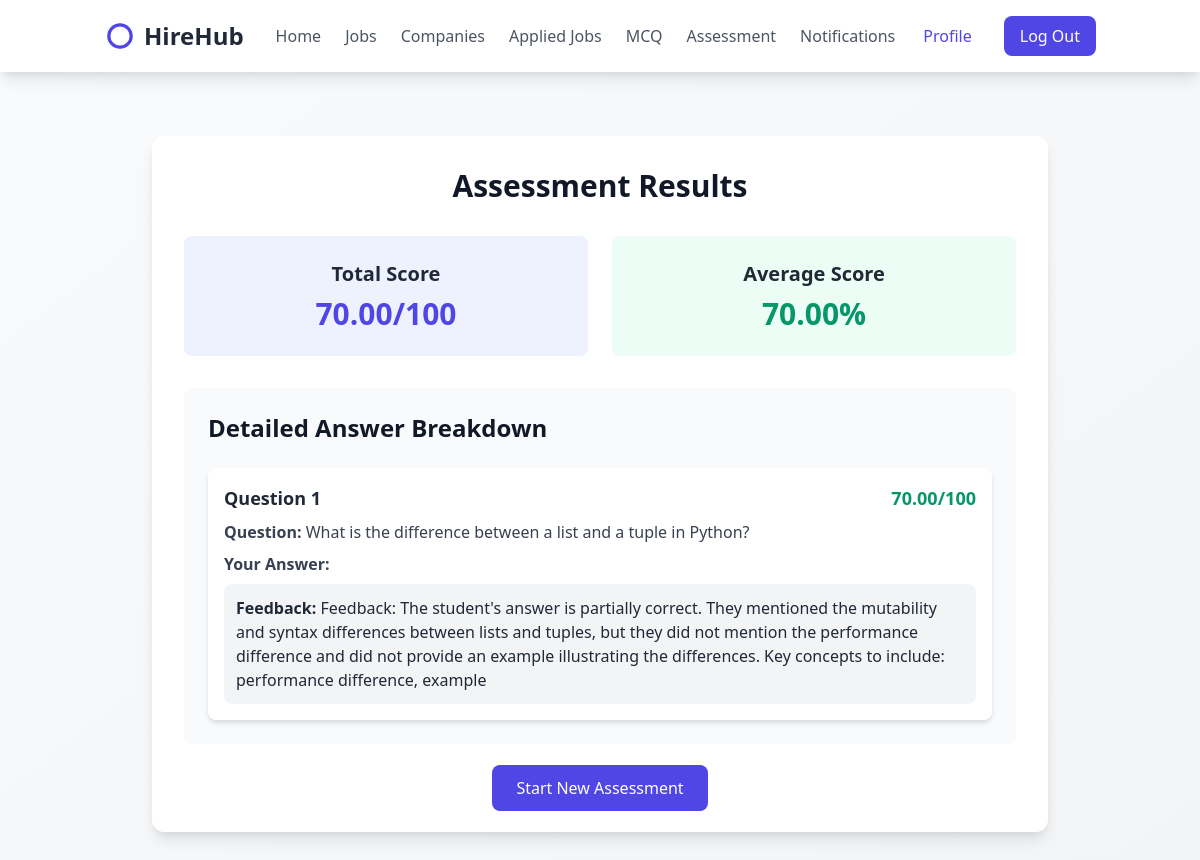
Page /session/15/results/ (signed in) on the committed database.
### college_admin/models.py (models this page shows, shortened)
class StudentAnswer(models.Model):
    session = models.ForeignKey('AssessmentSession', on_delete=models.CASCADE)
    question = models.TextField()
    student_answer = models.TextField()
    model_answer = models.TextField()
    marks = models.FloatField()
    feedback = models.TextField()
    answered_at = models.DateTimeField(default=timezone.now)
    video_file = models.FileField(
        upload_to='assessment_videos/',
        null=True,
        blank=True
    )

### students/views.py (the view)
class AssessmentResultsView(LoginRequiredMixin, View):
    def get(self, request, session_id):
        try:
            session = AssessmentSession.objects.get(id=session_id, student=request.user)
            answers = StudentAnswer.objects.filter(session=session)
            total_marks = sum(answer.marks for answer in answers)
            average_score = total_marks / len(answers) if answers else 0
            return render(request, 'results.html', {
                'session': session,
                'answers': answers,
                'total_marks': total_marks,
                'average_score': average_score
            })
        except AssessmentSession.DoesNotExist:
            messages.error(request, "Invalid assessment session.")
            return redirect('start_assessment')

### students/templates/results.html (shortened to what this page needs)
{% extends 'student_home.html' %}
{% block user %}
<div class="container mx-auto px-4 py-16">
    <div class="max-w-4xl mx-auto bg-white shadow-lg rounded-xl p-8">
        <div class="mb-8">
            <h2 class="text-3xl font-bold text-gray-900 text-center">
                Assessment Results
            </h2>
        </div>
        <div class="grid grid-cols-2 gap-6 mb-8">
            <div class="bg-indigo-50 p-6 rounded-lg text-center">
                <h3 class="text-xl font-semibold text-gray-800 mb-2">Total Score</h3>
                <p class="text-3xl font-bold text-indigo-600">
                    {{ total_marks|floatformat:2 }}/100
                </p>
            </div>
            <div class="bg-green-50 p-6 rounded-lg text-center">
                <h3 class="text-xl font-semibold text-gray-800 mb-2">Average Score</h3>
                <p class="text-3xl font-bold text-green-600">
                    {{ average_score|floatformat:2 }}%
                </p>
            </div>
        </div>
        <div class="bg-gray-50 rounded-lg p-6">
            <h3 class="text-2xl font-bold text-gray-900 mb-6">
                Detailed Answer Breakdown
            </h3>
            <div class="space-y-4">
                {% for answer in answers %}
                <div class="bg-white shadow-md rounded-lg p-4">
                    <div class="flex justify-between items-center mb-2">
                        <h4 class="text-lg font-semibold text-gray-800">
                            Question {{ forloop.counter }}
                        </h4>
                        <span class="text-lg font-bold {% if answer.marks >= 70 %}text-green-600{% elif answer.marks >= 40 %}text-orange-600{% else %}text-red-600{% endif %}">
                            {{ answer.marks|floatformat:2 }}/100
                        </span>
                    </div>
                    <div class="mb-2">
                        <p class="text-gray-700">
                            <strong>Question:</strong> {{ answer.question }}
                        </p>
                    </div>
                    <div class="mb-2">
                        <p class="text-gray-700">
                            <strong>Your Answer:</strong> {{ answer.student_answer }}
                        </p>
                    </div>
                    <div class="bg-gray-100 p-3 rounded-lg">
                        <p class="text-gray-800">
                            <strong>Feedback:</strong> {{ answer.feedback }}
                        </p>
                    </div>
                </div>
                {% endfor %}
            </div>
        </div>
        <div class="mt-8 text-center">
            <a href="{% url 'start_assessment' %}" class="px-6 py-3 bg-indigo-600 text-white rounded-lg hover:bg-indigo-700 transition">
                Start New Assessment
            </a>
        </div>
    </div>
</div>
{% endblock %}

### rows in the picture
StudentAnswer: marks "70.00", question "What is the difference between a list and a tuple in Python?", feedback "Feedback: The student's answer is partially correct. They mentioned the mutability and syntax differences between lists and tuples, but they did not mention the performance difference and did not provide an example illustrating the differences. Key concepts to include: performance difference, example"

### other values in the picture
{{ total_marks|floatformat:2 }} "70.00"
{{ average_score|floatformat:2 }} "70.00"
